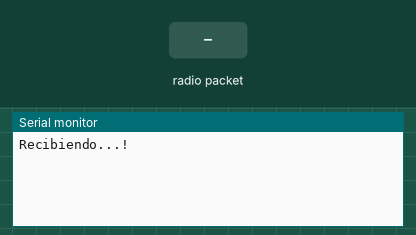
A sketch run on a simulated Arduino Uno, built with avr-gcc and run on an emulated ATmega328P. Shown: the last lines printed to the serial monitor. Inputs (shaded band) come from the test bench. No radio packets arrive unless stated.

Above: at 1.2 s.
1.3 s: radio packet "1" arrives
At 2.4 s:
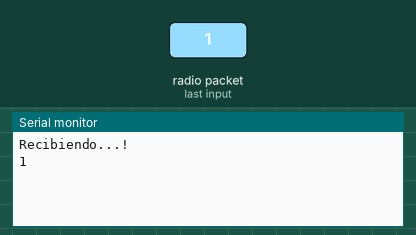
2.8 s: radio packet "0" arrives
At 3.5 s:
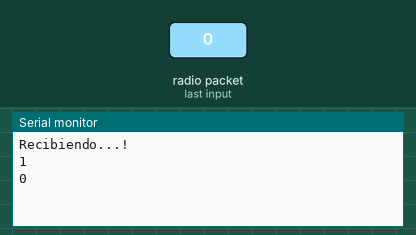
4.3 s: radio packet "2" arrives
At 4.6 s:
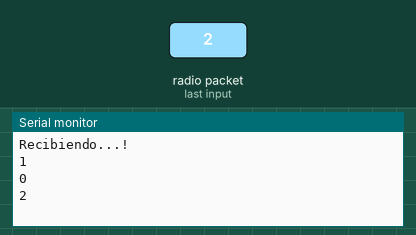

Measured:
- after the input at 1.3 s, the serial monitor: prints a new line at once (image 1)
- after the input at 2.8 s, the serial monitor: prints a new line at once (image 2)
- after the input at 4.3 s, the serial monitor: prints a new line at once (image 3)

The sketch:

ArduinoRx.ino
```cpp
#include <nRF24L01.h>
#include <RF24.h>
#include <RF24_config.h>
#include <SPI.h>

const int pinCE = 9;
const int pinCSN = 10;
RF24 radio(pinCE, pinCSN);

// Single radio pipe address for the 2 nodes to communicate.
//const uint64_t pipe = 0xE8E8F0F0E1LL;
const uint64_t pipe = 0xDEADBEEF00LL;

char data[16];

void setup(void)
{
   Serial.begin(9600);
   radio.begin();
   radio.openReadingPipe(1,pipe);
   radio.startListening();
   Serial.println("Recibiendo...!");
}

void loop(void)
{
   if (radio.available())
   {
      radio.read(data, 16);
      Serial.println(data);
   }
}
```
